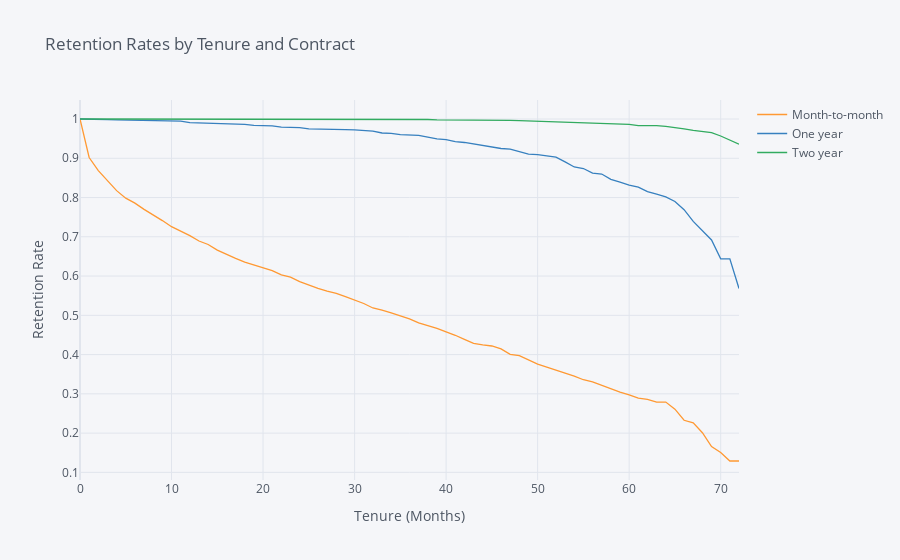

Write notebook code for a chart like this one.
### Code cell
rates = survival(data, 'Contract', 'tenure', 'ChurnBinary')

rates.iplot(kind='line', xTitle='Tenure (Months)', yTitle='Retention Rate',
            title='Retention Rates by Tenure and Contract')
